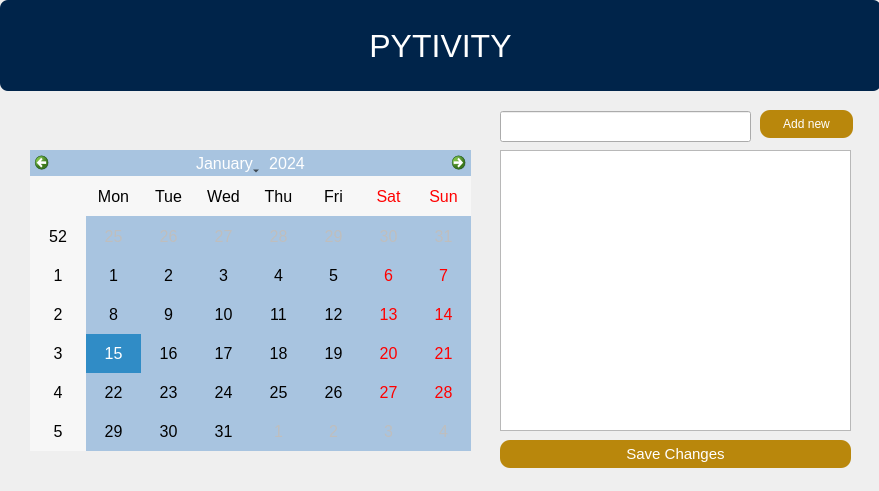
<?xml version="1.0" encoding="UTF-8"?>
<ui version="4.0">
 <class>Dialog</class>
 <widget class="QDialog" name="Dialog">
  <property name="geometry">
   <rect>
    <x>0</x>
    <y>0</y>
    <width>879</width>
    <height>491</height>
   </rect>
  </property>
  <property name="windowTitle">
   <string>Dialog</string>
  </property>
  <widget class="QCalendarWidget" name="calendarWidget">
   <property name="geometry">
    <rect>
     <x>30</x>
     <y>150</y>
     <width>441</width>
     <height>301</height>
    </rect>
   </property>
   <property name="styleSheet">
    <string notr="true">font:12pt;
background : #a8c4e0;</string>
   </property>
  </widget>
  <widget class="QListWidget" name="tasksListWidget">
   <property name="geometry">
    <rect>
     <x>500</x>
     <y>150</y>
     <width>351</width>
     <height>281</height>
    </rect>
   </property>
   <property name="styleSheet">
    <string notr="true">font:12pt;</string>
   </property>
  </widget>
  <widget class="QPushButton" name="saveButton">
   <property name="geometry">
    <rect>
     <x>500</x>
     <y>440</y>
     <width>351</width>
     <height>28</height>
    </rect>
   </property>
   <property name="styleSheet">
    <string notr="true">border-radius:10px;
background-color:#B9870C;
color:white;
font:11pt;</string>
   </property>
   <property name="text">
    <string>Save Changes</string>
   </property>
  </widget>
  <widget class="QPushButton" name="addButton">
   <property name="geometry">
    <rect>
     <x>760</x>
     <y>110</y>
     <width>93</width>
     <height>28</height>
    </rect>
   </property>
   <property name="styleSheet">
    <string notr="true">border-radius:10px;
background-color:#B9870C;
color:white;
</string>
   </property>
   <property name="text">
    <string>Add new</string>
   </property>
  </widget>
  <widget class="QLabel" name="label">
   <property name="geometry">
    <rect>
     <x>0</x>
     <y>0</y>
     <width>881</width>
     <height>91</height>
    </rect>
   </property>
   <property name="styleSheet">
    <string notr="true">font-size : 24pt;
background : #00244A;
color:white;
border-radius:8px; 
font-style:monospace;</string>
   </property>
   <property name="text">
    <string>PYTIVITY</string>
   </property>
   <property name="alignment">
    <set>Qt::AlignCenter</set>
   </property>
  </widget>
  <widget class="QLineEdit" name="taskLineEdit">
   <property name="geometry">
    <rect>
     <x>500</x>
     <y>111</y>
     <width>251</width>
     <height>31</height>
    </rect>
   </property>
   <property name="styleSheet">
    <string notr="true">font:12pt;
</string>
   </property>
  </widget>
 </widget>
 <resources/>
 <connections/>
</ui>
